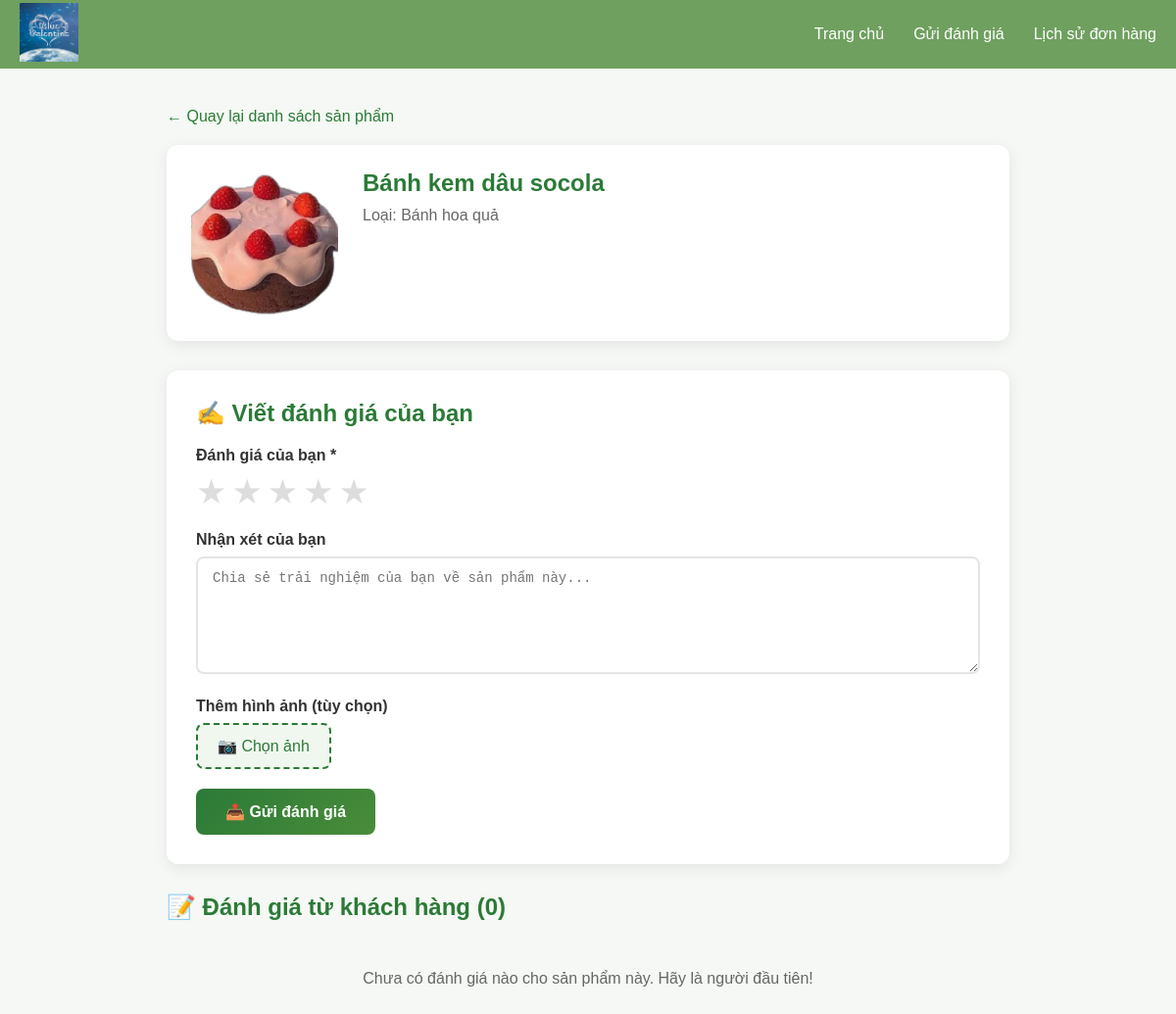
The app's page /Home/reviewProduct/01 (signed in) with its own data.
### tables this page shows
CREATE TABLE `tblsanpham` (
  `maLoaiSP` varchar(50) NOT NULL,
  `masp` varchar(20) NOT NULL,
  `tensp` varchar(50) NOT NULL,
  `hinhanh` varchar(50) NOT NULL,
  `soluong` int(11) NOT NULL,
  `mota` varchar(200) NOT NULL,
  `createDate` date NOT NULL
);

### app/Controller.php (called while the page is built, shortened)
<?php
class Controller {
    public function model($model){
        return new $model;
    }
    public function view($view, $data = []){
        extract($data);
        require "./views/" . $view . ".php";
    }
}

### controllers/Home.php (called while the page is built, shortened)
<?php
class Home extends Controller{
    public function reviewProduct($masp) {
        $productModel = $this->model('AdProducModel');
        $reviewModel = $this->model('ReviewModel');
        $product = $productModel->find('tblsanpham', $masp);
        $reviews = $reviewModel->getByProduct($masp);
        $stats = $reviewModel->getProductStats($masp);
        $this->view('Font_end/ReviewFormView', [
            'product' => $product,
            'reviews' => $reviews,
            'stats' => $stats
        ]);
    }
}

### app/App.php (called while the page is built, shortened)
<?php
class App{
    protected $action="Show";
 public function __construct(){
        $arr=array();
        if(isset($_GET["url"])){
            $arr=$this->urlprocess();
        }
        if(isset($arr[0])&& file_exists("./controllers/".$arr[0].".php")){
            unset($arr[0]);
        }
        $this->controller= new $this->controller;
        if(isset($arr[1]) && method_exists($this->controller,$arr[1])){
            $this->action=$arr[1];
        }
        unset($arr[1]);
        $this->param =$arr?array_values($arr):array();
        call_user_func_array(array($this->controller,$this->action),$this->param);
    }
   public function urlprocess(){
        if(isset($_GET["url"])){
           return explode('/', filter_var(trim($_GET["url"],'/')));
        }
        return array();
    }
}

### index.php (called while the page is built, shortened)
<?php
require_once "app/DB.php";
require_once "app/Controller.php";
require_once "app/App.php";
$App = new App();
?>

### app/DB.php (called while the page is built, shortened)
<?php
class DB {
    private $host='localhost';
    private $user='root';
    private $pass='';
    private $dbname='website';
    public function __construct(){
        $this->db=$this->Connect();
    }
    public function Connect(){
        $dsn='mysql:host='.$this->host.';port=3306;dbname='.$this->dbname;
        $pdo=new PDO($dsn,$this->user,$this->pass);
        $pdo->setAttribute(PDO::ATTR_DEFAULT_FETCH_MODE,PDO::FETCH_ASSOC);
        return $pdo;
    }
}

### models/AdProducModel.php (called while the page is built, shortened)
<?php
class AdProducModel extends BaseModel {
    public function find($table, $masp) {
        try {
            $stmt = $this->db->prepare("SELECT * FROM $table WHERE masp = :masp LIMIT 1");
            $stmt->bindParam(":masp", $masp);
            $stmt->execute();
            return $stmt->fetch(PDO::FETCH_ASSOC);
        } catch (PDOException $e) {
            error_log("AdProducModel::find error: " . $e->getMessage());
            return null;
        }
    }
}

### views/Font_end/ReviewFormView.php (the view, shortened to what this page needs)
<?php
$product = $data['product'] ?? [];
$reviews = $data['reviews'] ?? [];
?>
<!DOCTYPE html>
<html lang="vi">
<head>
</head>
<body>
    <header class="site-header">
        <div class="header-container">
            <div class="logo">
                <a href="<?= APP_URL ?>"><img src="<?= APP_URL ?>/public/images/logohinhanhquan/LogoWebsite.jpg" alt="Logo"></a>
            </div>
            <nav class="main-nav">
                <a href="<?= APP_URL ?>">Trang chủ</a>
                <a href="<?= APP_URL ?>/Home/reviewList">Gửi đánh giá</a>
                <a href="<?= APP_URL ?>/Home/orderHistory">Lịch sử đơn hàng</a>
            </nav>
        </div>
    </header>
    <div class="container">
        <a href="<?= APP_URL ?>/Home/reviewList" class="back-link">← Quay lại danh sách sản phẩm</a>
        <div class="product-header">
            <img src="<?= APP_URL ?>/public/images/<?= $product['hinhanh'] ?: 'default.png' ?>" alt="">
            <div class="product-header-info">
                <h1><?= htmlspecialchars($product['tensp'] ?? '') ?></h1>
                <p>Loại: <?= htmlspecialchars($product['maLoaiSP'] ?? '') ?></p>
            </div>
        </div>
        <?php if (isset($_SESSION['user'])): ?>
        <div class="review-form-card">
            <h2>✍️ Viết đánh giá của bạn</h2>
            <form action="<?= APP_URL ?>/Home/submitReview" method="POST" enctype="multipart/form-data">
                <div class="form-group">
                    <label class="form-label">Đánh giá của bạn *</label>
                    <div class="star-rating">
                        <input type="radio" name="rating" value="5" id="star5" required><label for="star5">★</label>
                        <input type="radio" name="rating" value="4" id="star4"><label for="star4">★</label>
                        <input type="radio" name="rating" value="3" id="star3"><label for="star3">★</label>
                        <input type="radio" name="rating" value="2" id="star2"><label for="star2">★</label>
                        <input type="radio" name="rating" value="1" id="star1"><label for="star1">★</label>
                    </div>
                </div>
                <div class="form-group">
                    <label class="form-label">Nhận xét của bạn</label>
                    <textarea name="comment" class="form-control" placeholder="Chia sẻ trải nghiệm của bạn về sản phẩm này..."></textarea>
                </div>
                <div class="form-group">
                    <label class="form-label">Thêm hình ảnh (tùy chọn)</label>
                    <div class="image-upload">
                        <label class="upload-btn">
                            📷 Chọn ảnh
                        </label>
                    </div>
                </div>
                <button type="submit" class="btn btn-primary">📤 Gửi đánh giá</button>
            </form>
        </div>
        <?php else: ?>
        <div class="alert alert-warning">
            ⚠️ Vui lòng <a href="<?= APP_URL ?>/AuthController/ShowLogin">đăng nhập</a> để gửi đánh giá
        </div>
        <?php endif; ?>
        <div class="reviews-list">
            <h2>📝 Đánh giá từ khách hàng (<?= count($reviews) ?>)</h2>
            <?php if (!empty($reviews)): ?>
                <?php foreach ($reviews as $review): ?>
                <div class="review-item">
                    <div class="review-header">
                        <span class="review-user">👤 <?= htmlspecialchars($review['user_name']) ?></span>
                        <span class="review-date"><?= date('d/m/Y H:i', strtotime($review['created_at'])) ?></span>
                    </div>
                    <div class="review-stars">
                        <?php for ($i = 1; $i <= 5; $i++): ?>
                            <?= $i <= $review['rating'] ? '⭐' : '☆' ?>
                        <?php endfor; ?>
                    </div>
                    <?php if ($review['comment']): ?>
                    <div class="review-comment"><?= nl2br(htmlspecialchars($review['comment'])) ?></div>
                    <?php endif; ?>
                    <?php if ($review['image']): ?>
                    <img src="<?= APP_URL ?>/public/images/reviews/<?= $review['image'] ?>" class="review-image" alt="">
                    <?php endif; ?>
                </div>
                <?php endforeach; ?>
            <?php else: ?>
                <p style="color:#666; text-align:center; padding:30px;">Chưa có đánh giá nào cho sản phẩm này. Hãy là người đầu tiên!</p>
            <?php endif; ?>
        </div>
    </div>
</body>
</html>

### views/Font_end/ReviewFormView.php (style rules this page uses)
* { margin: 0; padding: 0; box-sizing: border-box; }
body { font-family: Arial, sans-serif; background: #f5f8f4; min-height: 100vh; }
.site-header { background: #6fa05f; height: 70px; display: flex; align-items: center; }
.header-container { width: 100%; max-width: 1200px; margin: auto; padding: 0 20px; display: flex; align-items: center; justify-content: space-between; }
.logo img { height: 60px; width: 60px; }
.main-nav { display: flex; gap: 30px; }
.main-nav a { color: #fff; text-decoration: none; font-size: 16px; font-weight: 500; }
.container { max-width: 900px; margin: 40px auto; padding: 0 20px; }
.product-header { background: #fff; border-radius: 12px; padding: 25px; display: flex; gap: 25px; margin-bottom: 30px; box-shadow: 0 4px 15px rgba(0,0,0,0.08); }
.product-header img { width: 150px; height: 150px; object-fit: cover; border-radius: 10px; }
.product-header-info h1 { color: #2b7a37; font-size: 24px; margin-bottom: 10px; }
.product-header-info p { color: #666; margin-bottom: 8px; }
.review-form-card { background: #fff; border-radius: 12px; padding: 30px; margin-bottom: 30px; box-shadow: 0 4px 15px rgba(0,0,0,0.08); }
.review-form-card h2 { color: #2b7a37; margin-bottom: 20px; }
.form-group { margin-bottom: 20px; }
.form-label { display: block; margin-bottom: 8px; font-weight: 600; color: #333; }
.form-control { width: 100%; padding: 12px 15px; border: 2px solid #e5e5e5; border-radius: 8px; font-size: 14px; }
textarea.form-control { min-height: 120px; resize: vertical; }
.star-rating { display: flex; gap: 5px; flex-direction: row-reverse; justify-content: flex-end; }
.star-rating label { font-size: 35px; color: #ddd; cursor: pointer; transition: color 0.2s; }
.image-upload { position: relative; }
.upload-btn { display: inline-flex; align-items: center; gap: 8px; padding: 12px 20px; background: #f0f7ef; border: 2px dashed #2b7a37; border-radius: 8px; cursor: pointer; color: #2b7a37; font-weight: 500; }
.btn { padding: 14px 30px; border-radius: 8px; font-size: 16px; font-weight: 600; cursor: pointer; border: none; transition: all 0.3s; }
.btn-primary { background: linear-gradient(135deg, #2b7a37 0%, #4a8c3a 100%); color: #fff; }
.reviews-list { margin-top: 30px; }
.reviews-list h2 { color: #2b7a37; margin-bottom: 20px; }
.back-link { display: inline-flex; align-items: center; gap: 5px; color: #2b7a37; text-decoration: none; margin-bottom: 20px; }

### records on screen
tblsanpham: hinhanh (picture), tensp "Bánh kem dâu socola", maLoaiSP "Bánh hoa quả"

### other values on screen
count($reviews) "0"
